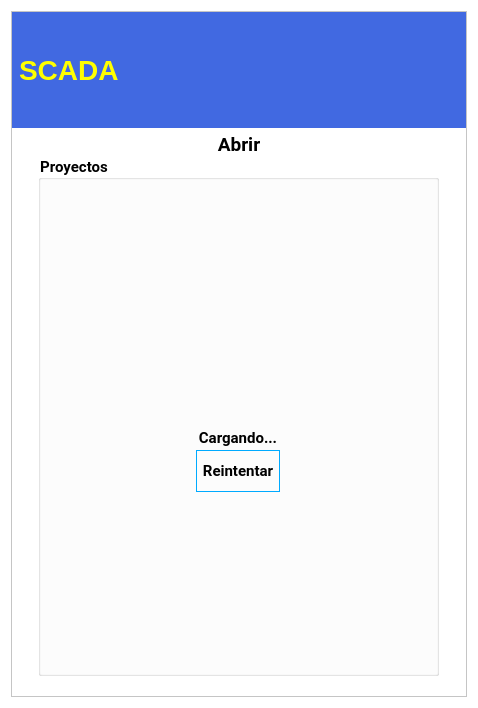
<?xml version="1.0" encoding="UTF-8"?>
<ui version="4.0">
 <class>AbrirModal</class>
 <widget class="QWidget" name="AbrirModal">
  <property name="windowModality">
   <enum>Qt::WindowModal</enum>
  </property>
  <property name="geometry">
   <rect>
    <x>0</x>
    <y>0</y>
    <width>478</width>
    <height>704</height>
   </rect>
  </property>
  <property name="sizePolicy">
   <sizepolicy hsizetype="Preferred" vsizetype="Maximum">
    <horstretch>0</horstretch>
    <verstretch>0</verstretch>
   </sizepolicy>
  </property>
  <property name="font">
   <font>
    <family>Noto Serif</family>
    <pointsize>11</pointsize>
    <weight>75</weight>
    <bold>true</bold>
   </font>
  </property>
  <property name="contextMenuPolicy">
   <enum>Qt::NoContextMenu</enum>
  </property>
  <property name="windowTitle">
   <string>Sistema SCADA</string>
  </property>
  <property name="windowIcon">
   <iconset>
    <normaloff>../../../../../.designer/if_16_1751363.ico</normaloff>../../../../../.designer/if_16_1751363.ico</iconset>
  </property>
  <property name="styleSheet">
   <string notr="true">background-color: rgb(255, 255, 255);</string>
  </property>
  <property name="inputMethodHints">
   <set>Qt::ImhSensitiveData</set>
  </property>
  <layout class="QVBoxLayout" name="verticalLayout">
   <item>
    <widget class="QFrame" name="MainFrame">
     <property name="minimumSize">
      <size>
       <width>360</width>
       <height>0</height>
      </size>
     </property>
     <property name="frameShape">
      <enum>QFrame::StyledPanel</enum>
     </property>
     <property name="frameShadow">
      <enum>QFrame::Raised</enum>
     </property>
     <layout class="QVBoxLayout" name="verticalLayout_2">
      <property name="spacing">
       <number>0</number>
      </property>
      <property name="leftMargin">
       <number>0</number>
      </property>
      <property name="topMargin">
       <number>0</number>
      </property>
      <property name="rightMargin">
       <number>0</number>
      </property>
      <property name="bottomMargin">
       <number>20</number>
      </property>
      <item>
       <widget class="QFrame" name="TitleFrame">
        <property name="maximumSize">
         <size>
          <width>16777215</width>
          <height>16777215</height>
         </size>
        </property>
        <property name="frameShape">
         <enum>QFrame::NoFrame</enum>
        </property>
        <property name="frameShadow">
         <enum>QFrame::Plain</enum>
        </property>
        <layout class="QGridLayout" name="gridLayout">
         <property name="leftMargin">
          <number>0</number>
         </property>
         <property name="topMargin">
          <number>0</number>
         </property>
         <property name="rightMargin">
          <number>0</number>
         </property>
         <property name="bottomMargin">
          <number>0</number>
         </property>
         <property name="spacing">
          <number>0</number>
         </property>
         <item row="0" column="0">
          <widget class="QLabel" name="lblUDB">
           <property name="sizePolicy">
            <sizepolicy hsizetype="Maximum" vsizetype="Maximum">
             <horstretch>0</horstretch>
             <verstretch>0</verstretch>
            </sizepolicy>
           </property>
           <property name="minimumSize">
            <size>
             <width>0</width>
             <height>116</height>
            </size>
           </property>
           <property name="maximumSize">
            <size>
             <width>16777215</width>
             <height>116</height>
            </size>
           </property>
           <property name="styleSheet">
            <string notr="true">background-color: rgb(65, 105, 225);
margin:0px;</string>
           </property>
           <property name="frameShape">
            <enum>QFrame::NoFrame</enum>
           </property>
           <property name="text">
            <string/>
           </property>
           <property name="pixmap">
            <pixmap resource="../../resources/resources.qrc">:/source/img/logo.png</pixmap>
           </property>
           <property name="alignment">
            <set>Qt::AlignRight|Qt::AlignTrailing|Qt::AlignVCenter</set>
           </property>
          </widget>
         </item>
         <item row="0" column="1">
          <widget class="QLabel" name="lblSCADA">
           <property name="sizePolicy">
            <sizepolicy hsizetype="Minimum" vsizetype="Maximum">
             <horstretch>0</horstretch>
             <verstretch>0</verstretch>
            </sizepolicy>
           </property>
           <property name="minimumSize">
            <size>
             <width>300</width>
             <height>116</height>
            </size>
           </property>
           <property name="maximumSize">
            <size>
             <width>16777215</width>
             <height>116</height>
            </size>
           </property>
           <property name="font">
            <font>
             <pointsize>21</pointsize>
             <weight>75</weight>
             <bold>true</bold>
            </font>
           </property>
           <property name="autoFillBackground">
            <bool>false</bool>
           </property>
           <property name="styleSheet">
            <string notr="true">color: rgb(255, 255, 0);background-color: rgb(65, 105, 225);
margin:0px;</string>
           </property>
           <property name="text">
            <string>SCADA</string>
           </property>
          </widget>
         </item>
         <item row="0" column="2">
          <widget class="QFrame" name="ExitFrame">
           <property name="sizePolicy">
            <sizepolicy hsizetype="Maximum" vsizetype="Minimum">
             <horstretch>0</horstretch>
             <verstretch>0</verstretch>
            </sizepolicy>
           </property>
           <property name="minimumSize">
            <size>
             <width>0</width>
             <height>116</height>
            </size>
           </property>
           <property name="maximumSize">
            <size>
             <width>16777215</width>
             <height>116</height>
            </size>
           </property>
           <property name="styleSheet">
            <string notr="true">background-color: rgb(65, 105, 225);</string>
           </property>
           <property name="frameShape">
            <enum>QFrame::NoFrame</enum>
           </property>
           <property name="frameShadow">
            <enum>QFrame::Plain</enum>
           </property>
           <property name="lineWidth">
            <number>0</number>
           </property>
           <layout class="QGridLayout" name="gridLayout_4">
            <property name="leftMargin">
             <number>0</number>
            </property>
            <property name="topMargin">
             <number>0</number>
            </property>
            <property name="rightMargin">
             <number>0</number>
            </property>
            <property name="bottomMargin">
             <number>0</number>
            </property>
            <property name="spacing">
             <number>0</number>
            </property>
            <item row="0" column="1">
             <widget class="QPushButton" name="btnExit">
              <property name="sizePolicy">
               <sizepolicy hsizetype="Maximum" vsizetype="Maximum">
                <horstretch>0</horstretch>
                <verstretch>0</verstretch>
               </sizepolicy>
              </property>
              <property name="maximumSize">
               <size>
                <width>32</width>
                <height>32</height>
               </size>
              </property>
              <property name="layoutDirection">
               <enum>Qt::RightToLeft</enum>
              </property>
              <property name="text">
               <string/>
              </property>
              <property name="icon">
               <iconset resource="../../resources/resources.qrc">
                <normaloff>:/source/img/Cancelar.png</normaloff>:/source/img/Cancelar.png</iconset>
              </property>
              <property name="iconSize">
               <size>
                <width>24</width>
                <height>24</height>
               </size>
              </property>
              <property name="flat">
               <bool>true</bool>
              </property>
             </widget>
            </item>
            <item row="0" column="0" rowspan="2">
             <widget class="QLabel" name="lblIIE">
              <property name="sizePolicy">
               <sizepolicy hsizetype="Maximum" vsizetype="Preferred">
                <horstretch>0</horstretch>
                <verstretch>0</verstretch>
               </sizepolicy>
              </property>
              <property name="maximumSize">
               <size>
                <width>16777215</width>
                <height>116</height>
               </size>
              </property>
              <property name="styleSheet">
               <string notr="true">background-color: rgb(65, 105, 225);
margin:0px;</string>
              </property>
              <property name="text">
               <string/>
              </property>
              <property name="pixmap">
               <pixmap resource="../../resources/resources.qrc">:/source/img/iiie.png</pixmap>
              </property>
              <property name="scaledContents">
               <bool>false</bool>
              </property>
              <property name="alignment">
               <set>Qt::AlignCenter</set>
              </property>
             </widget>
            </item>
           </layout>
          </widget>
         </item>
        </layout>
       </widget>
      </item>
      <item>
       <widget class="QLabel" name="lblTitle">
        <property name="sizePolicy">
         <sizepolicy hsizetype="Minimum" vsizetype="Maximum">
          <horstretch>0</horstretch>
          <verstretch>0</verstretch>
         </sizepolicy>
        </property>
        <property name="maximumSize">
         <size>
          <width>16777215</width>
          <height>51</height>
         </size>
        </property>
        <property name="font">
         <font>
          <family>Roboto</family>
          <pointsize>14</pointsize>
          <weight>75</weight>
          <bold>true</bold>
         </font>
        </property>
        <property name="styleSheet">
         <string notr="true">margin-top:5px;</string>
        </property>
        <property name="text">
         <string>Abrir</string>
        </property>
        <property name="alignment">
         <set>Qt::AlignCenter</set>
        </property>
       </widget>
      </item>
      <item alignment="Qt::AlignHCenter">
       <widget class="QGroupBox" name="ContentBox">
        <property name="sizePolicy">
         <sizepolicy hsizetype="Preferred" vsizetype="Minimum">
          <horstretch>0</horstretch>
          <verstretch>0</verstretch>
         </sizepolicy>
        </property>
        <property name="minimumSize">
         <size>
          <width>401</width>
          <height>520</height>
         </size>
        </property>
        <property name="font">
         <font>
          <family>Roboto</family>
          <pointsize>11</pointsize>
          <weight>75</weight>
          <bold>true</bold>
         </font>
        </property>
        <property name="styleSheet">
         <string notr="true">background-color: rgb(255, 255, 255);</string>
        </property>
        <property name="title">
         <string>Proyectos</string>
        </property>
        <property name="alignment">
         <set>Qt::AlignBottom|Qt::AlignLeading|Qt::AlignLeft</set>
        </property>
        <property name="flat">
         <bool>true</bool>
        </property>
        <layout class="QVBoxLayout" name="verticalLayout_3">
         <property name="spacing">
          <number>5</number>
         </property>
         <property name="leftMargin">
          <number>9</number>
         </property>
         <property name="topMargin">
          <number>5</number>
         </property>
         <property name="bottomMargin">
          <number>5</number>
         </property>
         <item alignment="Qt::AlignHCenter">
          <widget class="QFrame" name="UtilsFrame">
           <property name="minimumSize">
            <size>
             <width>256</width>
             <height>132</height>
            </size>
           </property>
           <property name="maximumSize">
            <size>
             <width>128</width>
             <height>128</height>
            </size>
           </property>
           <property name="styleSheet">
            <string notr="true">background-color: rgb(252, 252, 252);</string>
           </property>
           <property name="frameShape">
            <enum>QFrame::NoFrame</enum>
           </property>
           <property name="frameShadow">
            <enum>QFrame::Plain</enum>
           </property>
           <property name="lineWidth">
            <number>0</number>
           </property>
           <layout class="QVBoxLayout" name="utilsLayout">
            <property name="spacing">
             <number>0</number>
            </property>
            <property name="leftMargin">
             <number>0</number>
            </property>
            <property name="topMargin">
             <number>0</number>
            </property>
            <property name="rightMargin">
             <number>0</number>
            </property>
            <property name="bottomMargin">
             <number>0</number>
            </property>
            <item alignment="Qt::AlignHCenter">
             <widget class="QLabel" name="label">
              <property name="maximumSize">
               <size>
                <width>64</width>
                <height>64</height>
               </size>
              </property>
              <property name="text">
               <string/>
              </property>
              <property name="pixmap">
               <pixmap resource="../../resources/resources.qrc">:/source/img/Cargando.gif</pixmap>
              </property>
              <property name="scaledContents">
               <bool>true</bool>
              </property>
             </widget>
            </item>
            <item>
             <widget class="QLabel" name="label_2">
              <property name="maximumSize">
               <size>
                <width>16777215</width>
                <height>24</height>
               </size>
              </property>
              <property name="font">
               <font>
                <family>Roboto</family>
                <pointsize>11</pointsize>
                <weight>75</weight>
                <bold>true</bold>
               </font>
              </property>
              <property name="text">
               <string>Cargando...</string>
              </property>
              <property name="alignment">
               <set>Qt::AlignCenter</set>
              </property>
             </widget>
            </item>
            <item alignment="Qt::AlignHCenter">
             <widget class="QPushButton" name="pushButton">
              <property name="minimumSize">
               <size>
                <width>0</width>
                <height>16</height>
               </size>
              </property>
              <property name="maximumSize">
               <size>
                <width>132</width>
                <height>42</height>
               </size>
              </property>
              <property name="font">
               <font>
                <family>Roboto</family>
                <pointsize>11</pointsize>
                <weight>75</weight>
                <bold>true</bold>
               </font>
              </property>
              <property name="styleSheet">
               <string notr="true">border: 1px solid rgb(0, 170, 255);padding:5px;</string>
              </property>
              <property name="text">
               <string>Reintentar</string>
              </property>
              <property name="icon">
               <iconset resource="../../resources/resources.qrc">
                <normaloff>:/source/img/retry.png</normaloff>:/source/img/retry.png</iconset>
              </property>
              <property name="iconSize">
               <size>
                <width>24</width>
                <height>24</height>
               </size>
              </property>
              <property name="flat">
               <bool>true</bool>
              </property>
             </widget>
            </item>
           </layout>
          </widget>
         </item>
        </layout>
       </widget>
      </item>
     </layout>
    </widget>
   </item>
  </layout>
 </widget>
 <resources>
  <include location="../../resources/resources.qrc"/>
  <include location="../../resources/resources.qrc"/>
  <include location="../../resources/resources.qrc"/>
 </resources>
 <connections/>
</ui>
